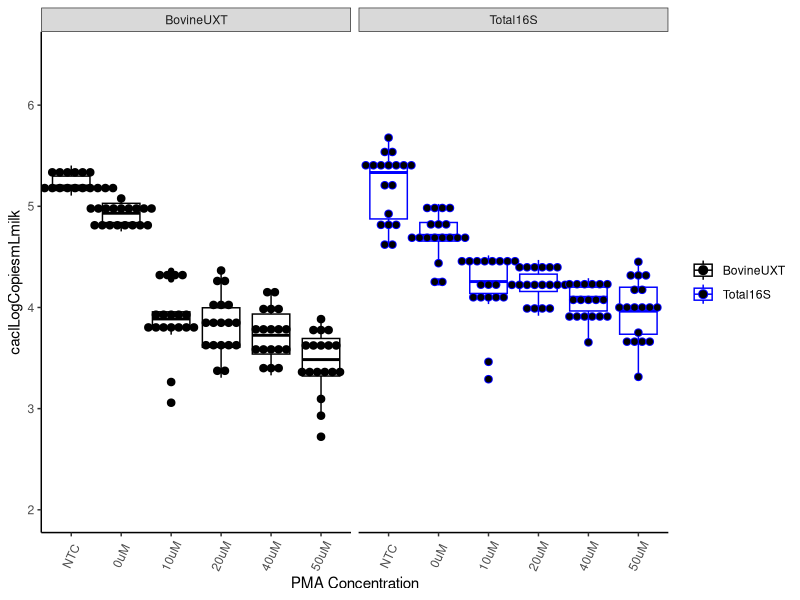

The R source for this figure:
## ---- chunk 1
#Data File: DNAconcentrations
library(ggplot2)
library(dplyr)
library(emmeans)
library(multcompView)

#Read Data
PMAData <- read.table("PMAconcentration.txt", sep="\t",  fill = TRUE, header=TRUE)
dim (PMAData)

#Getting All variables and all levels within each

#Summary Statistics
PMAConc.summary <- PMAData %>%
  group_by(ConcentrationCAT,Target.Name) %>%
  summarize(mean_LogCopiesmLmilk=mean(caclLogCopiesmLmilk,na.rm=T),
            st_dev=sd(caclLogCopiesmLmilk,na.rm=T),
            n_missing=sum(is.na(caclLogCopiesmLmilk)),
            n_total=n())
write.table (PMAConc.summary, "PMAConc.summary.txt", sep="\t" ) 

PMAPlot <- ggplot(data=PMAData, aes(x=ConcentrationCAT,y=caclLogCopiesmLmilk))
PMAPlot + geom_boxplot() + 
  geom_dotplot(binaxis='y', 
               stackdir='center', 
               dotsize = .5) +
  theme_bw()+
  aes(colour=factor(Target.Name))+
  facet_wrap(vars(Target.Name))+
  scale_colour_manual(values = c("black", "blue"))+
  theme(legend.title=element_blank())+
  xlab("PMA Concentration")+
  theme(panel.grid.major = element_blank())+
  theme(panel.grid.minor = element_blank())+
  theme(panel.background = element_blank())+
  theme(panel.border = element_blank())+
  theme(axis.line = element_line())+
  theme(axis.text.x=element_text(angle=65,vjust=0.5))+
  ylim(2, 6.5)+
  scale_x_discrete(limits=c("NTC","0uM","10uM","20uM","40uM","50uM"))
